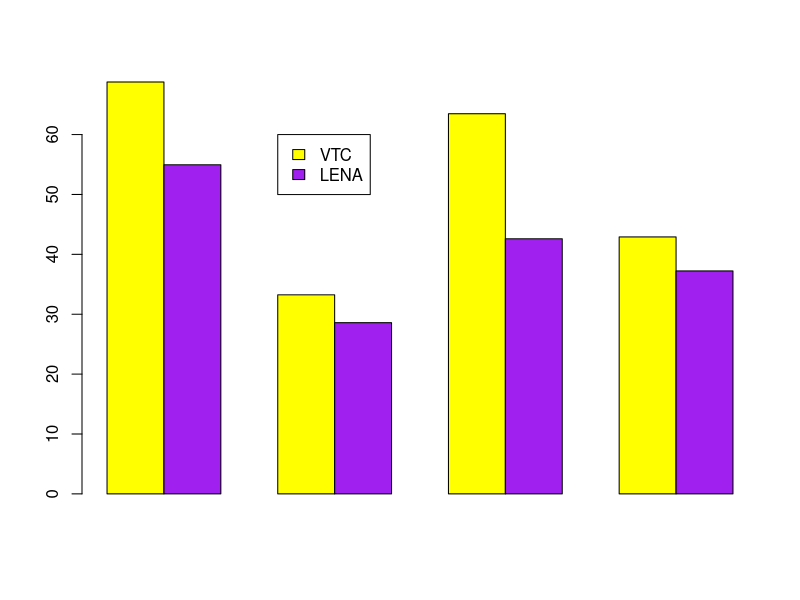
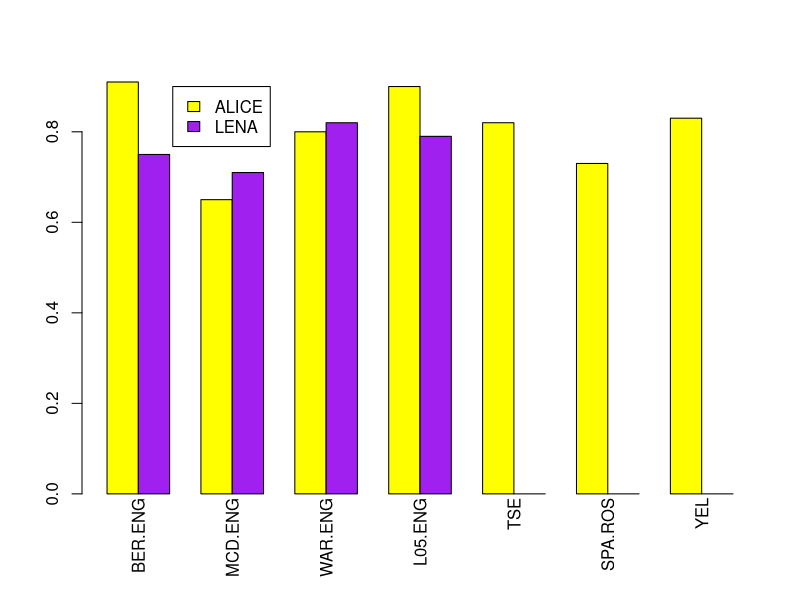

Here is the R script that generated these plots, in order:
## ---- chunk 1

tab=NULL
tab$precision<-c(62.37, 46.77, 70.30, 39.52)
tab$recall<-c(76.67, 25.78, 57.87, 46.92)
tab$fscore<-c(68.78, 33.24, 63.48, 42.91)
tab=data.frame(tab) 
rownames(tab)<-c("CHI", "OCH", "FEM", "MAL")

library(kableExtra)
kable(tab,  col.name=c("Precision", "Recall", "Fscore"), align=c( "c", "c", "c"))

## ---- chunk 2

tabLENA=NULL
tabLENA$precision<-c(60.91, 27.34, 63.87, 43.57)
tabLENA$recall<-c(50.07, 29.97, 31.96, 32.5)
tabLENA$fscore<-c(54.96, 28.59, 42.60, 37.23)
tabLENA=data.frame(tabLENA) 
rownames(tabLENA)<-c("CHI", "OCH", "FEM", "MAL")

library(kableExtra)
kable(tabLENA,  col.name=c("Precision", "Recall", "Fscore"), align=c( "c", "c", "c"))


## ---- chunk 3
data=rbind(tab$fscore,
           tabLENA$fscore)

rownames(data)<-c("VTC", "LENA")
#data

barplot(data,
        col = c("yellow", "purple"),
        beside = TRUE)

legend(4,60,
       legend=c("VTC", "LENA"),
       fill=c("yellow", "purple"))
## ---- chunk 4

tab=NULL
tab$precision<-c(81.69, 18.78, 77.94, 37.82)
tab$recall<-c(73.48, 40.45, 87.40, 47.86)
tab$fscore<-c(77.37, 25.65, 82.40, 42.25)
tab=data.frame(tab) 
rownames(tab)<-c("CHI", "OCH", "FEM", "MAL")

library(kableExtra)
kable(tab,  col.name=c("Precision", "Recall", "Fscore"), align=c( "c", "c", "c"))

## ---- chunk 5

data <- as.matrix(data.frame("BER ENG" = c (0.91, 0.75),
                             "MCD ENG" = c (0.65, 0.71),
                             "WAR ENG" = c (0.8, 0.82),
                             "L05 ENG" = c (0.9, 0.79),
                             "TSE" = c (0.82, 0),
                             "SPA ROS" = c (0.73, 0),
                             "YEL" = c (0.83, 0)))

rownames(data)<-c("ALICE", "LENA")
#data  

x<-barplot(data,
        col = c("yellow", "purple"),
        beside = TRUE,xaxt="n")
x_avg=colMeans(x)
labs <- paste(colnames(data))
mtext(labs, side = 1, line = 0, at=x_avg, las=2)


legend(3.1,.9,
       legend=c("ALICE", "LENA"),
       fill=c("yellow", "purple"))
